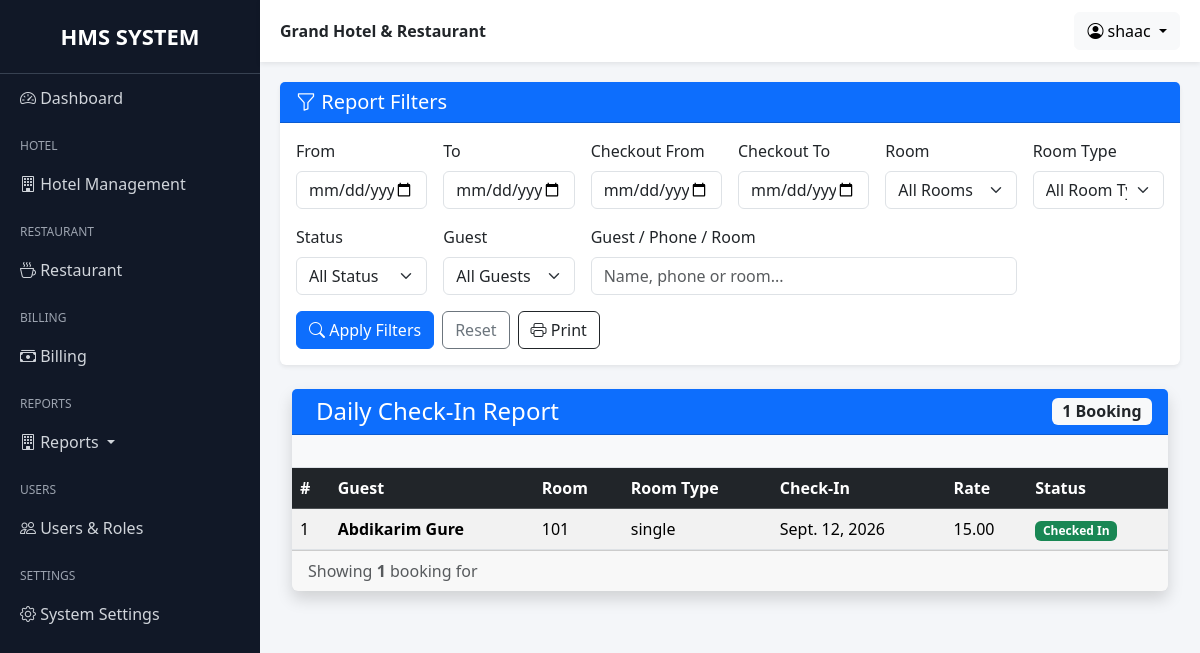
Page /grand/reports/daily-checkins/ (signed in) on the committed database.
### hotel/models.py (models this page shows, shortened)
class Booking(models.Model):
    BOOKING_STATUS = (
        ("reserved", "Reserved"),
        ("checked_in", "Checked In"),
        ("checked_out", "Checked Out"),
        ("cancelled", "Cancelled"),
    )
    guest = models.ForeignKey(Guest, on_delete=models.PROTECT)
    room = models.ForeignKey(Room, on_delete=models.PROTECT)
    check_in = models.DateField()
    check_out = models.DateField(blank=True, null=True)
    status = models.CharField(max_length=20, default="checked_in")
    with_ac = models.BooleanField(default=False)
    room_price = models.DecimalField(max_digits=8, decimal_places=2, blank=True, null=True)
    actual_check_in_at = models.DateTimeField(null=True, blank=True)
    actual_check_out_at = models.DateTimeField(null=True, blank=True)
    late_checkout_approved = models.BooleanField(default=False)
    late_checkout_charge = models.DecimalField(max_digits=8, decimal_places=2, default=Decimal("0.00"))
    created = models.DateTimeField(auto_now_add=True)
    created_by = models.ForeignKey(User, on_delete=models.SET_NULL, null=True, blank=True)
    updated = models.DateTimeField(auto_now=True)
    updated_by = models.ForeignKey(
        User, on_delete=models.SET_NULL, null=True, blank=True,
        related_name="booking_updated_by"
    )

class Guest(models.Model):
    first_name = models.CharField(max_length=100)
    last_name = models.CharField(max_length=100)
    phone = models.CharField(max_length=20)
    email = models.EmailField(blank=True, null=True)
    address = models.CharField(max_length=200, blank=True)
    created = models.DateTimeField(auto_now_add=True, blank=True, null=True)
    created_by = models.ForeignKey(User, on_delete=models.SET_NULL, null=True, blank=True)
    def __str__(self):
        return f"{self.first_name} {self.last_name}"

class Room(models.Model):
    ROOM_TYPES = (
        ("single", "Single"),
        ("double", "Double"),
        ("suite", "Suite"),
    )
    ROOM_STATUS = (
        ("available", "Available"),
        ("reserved", "Reserved"),
        ("occupied", "Occupied"),
        ("cleaning", "Cleaning"),
        ("maintenance", "Maintenance"),
        ("out_of_order", "Out of Order"),
    )
    number = models.IntegerField(unique=True)
    room_type = models.CharField(max_length=20, choices=ROOM_TYPES)
    price = models.DecimalField(max_digits=8, decimal_places=2)
    price_with_ac = models.DecimalField(max_digits=8, decimal_places=2)
    is_available = models.BooleanField(default=True)
    status = models.CharField(max_length=20, choices=ROOM_STATUS, default="available")
    created = models.DateTimeField(auto_now_add=True, blank=True, null=True)
    created_by = models.ForeignKey(User, on_delete=models.SET_NULL, null=True, blank=True)
    def __str__(self):
        return f"{self.number}"

### reports/views.py (the view)
class DailyCheckInsReportView(HotelReportBase):
    template_name = "reports/hotel/daily_checkins.html"
    def get_context_data(self, **kwargs):
        c = super().get_context_data(**kwargs)
        form, qs = self.filtered_bookings()
        c.update({"form": form, "bookings": qs.order_by("-check_in", "room__number")})
        return c

### accounts/mixins.py (called while the page is built)
    def dispatch(self, request, *args, **kwargs):
        if not request.user.is_authenticated:
            return redirect("login")
        if not hasattr(request.user, "userprofile"):
            return redirect("no_permission")
        if request.user.userprofile.role not in self.allowed_roles:
            return redirect("no_permission")
        return super().dispatch(request, *args, **kwargs)

### reports/views.py (called while the page is built, shortened)
    def filtered_bookings(self):
        form = ReportFilterForm(self.request.GET or None)
        qs = Booking.objects.select_related("guest", "room").prefetch_related("room_stays")
        return form, qs.distinct()

### templates/reports/hotel/daily_checkins.html (shortened to what this page needs)
{% extends "base.html" %}
{% block content %}
{% include "reports/includes/report_filter.html" %}
<div class="container-fluid">
    <div class="card shadow border-0">
        <div class="card-header bg-primary text-white">
            <div class="d-flex justify-content-between align-items-center">
                <h4 class="mb-0">
                    Daily Check-In Report
                </h4>
                <span class="badge bg-light text-dark fs-6">
                    {{ bookings|length }} Booking{{ bookings|length|pluralize }}
                </span>
            </div>
        </div>
        <div class="card-body border-bottom bg-light">
        </div>
        <div class="card-body p-0">
            <div class="table-responsive">
                <table class="table table-hover table-striped align-middle mb-0">
                    <thead class="table-dark">
                        <tr>
                            <th>#</th>
                            <th>Guest</th>
                            <th>Room</th>
                            <th>Room Type</th>
                            <th>Check-In</th>
                            <th>Rate</th>
                            <th>Status</th>
                        </tr>
                    </thead>
                    <tbody>
                        {% for booking in bookings %}
                        <tr>
                            <td>{{ forloop.counter }}</td>
                            <td>
                                <strong>
                                    {{ booking.guest }}
                                </strong>
                            </td>
                            <td>
                                {{ booking.room.number }}
                            </td>
                            <td>
                                {{ booking.room.room_type }}
                            </td>
                            <td>
                                {{ booking.check_in }}
                            </td>
                            <td>
                                {{ booking.room_price }}
                            </td>
                            <td>
                                {% if booking.status == "checked_in" %}
                                    <span class="badge bg-success">
                                        Checked In
                                    </span>
                                {% elif booking.status == "checked_out" %}
                                    <span class="badge bg-secondary">
                                        Checked Out
                                    </span>
                                {% else %}
                                    <span class="badge bg-danger">
                                        Cancelled
                                    </span>
                                {% endif %}
                            </td>
                        </tr>
                        {% endfor %}
                    </tbody>
                </table>
            </div>
        </div>
        <div class="card-footer text-muted">
            Showing
            <strong>{{ bookings|length }}</strong>
            booking{{ bookings|length|pluralize }}
            {% if start_date == end_date %}
                for <strong>{{ start_date }}</strong>
            {% else %}
                from <strong>{{ start_date }}</strong>
                to <strong>{{ end_date }}</strong>
            {% endif %}
        </div>
    </div>
</div>
{% endblock %}

### templates/base.html (shortened to what this page needs)
{% load static %}
<!DOCTYPE html>
<html lang="en">
<head>
    <link
        href="https://cdn.jsdelivr.net/npm/bootstrap@5.3.3/dist/css/bootstrap.min.css"
        rel="stylesheet">
    <link
        rel="stylesheet"
        href="https://cdn.jsdelivr.net/npm/bootstrap-icons@1.11.3/font/bootstrap-icons.min.css">
</head>
<body>
<div class="sidebar"
     id="sidebar">
    <div class="logo">
        HMS SYSTEM
    </div>
    <a href="">
        <i class="bi bi-speedometer2"></i>
        Dashboard
    </a>
    <div class="menu-title">
        Hotel
    </div>
    <a data-bs-toggle="collapse"
       href="#hotelMenu">
        <i class="bi bi-building"></i>
        Hotel Management
    </a>
    <div class="menu-title">
        Restaurant
    </div>
    <a data-bs-toggle="collapse"
       href="#restaurantMenu">
        <i class="bi bi-cup-hot"></i>
        Restaurant
    </a>
    <div class="menu-title">
        Billing
    </div>
    <a data-bs-toggle="collapse"
       href="#billingMenu">
        <i class="bi bi-cash-stack"></i>
        Billing
    </a>
    <div class="menu-title">Reports</div>
    <a class="dropdown-toggle" data-bs-toggle="collapse" href="#reportMenu">
        <i class="bi bi-building"></i>
        Reports
    </a>
    <div class="menu-title">
        Users
    </div>
    <a data-bs-toggle="collapse"
       href="#usersMenu">
        <i class="bi bi-people"></i>
        Users & Roles
    </a>
    <div class="menu-title">
        Settings
    </div>
    <a href="">
        <i class="bi bi-gear"></i>
        System Settings
    </a>
</div>
<div class="main-content">
    <div class="topbar d-flex justify-content-between align-items-center">
        <div>
            <strong>
                Grand Hotel & Restaurant
            </strong>
        </div>
        <div class="dropdown">
            <button class="btn btn-light dropdown-toggle"
                    data-bs-toggle="dropdown">
                <i class="bi bi-person-circle"></i>
                {{ request.user }}
            </button>
        </div>
    </div>
    <div class="page-content">
        {% block content %}
        {% endblock %}
    </div>
</div>
</body>
</html>

### templates/base.html (style rules this page uses)
body { overflow-x: hidden; background: #f4f6f9; }
.sidebar { width: 260px; min-height: 100vh; background: #111827; position: fixed; top: 0; left: 0; overflow-y: auto; overflow-x: hidden; scrollbar-width:thin; }
.sidebar .logo { padding: 20px; font-size: 22px; font-weight: bold; text-align: center; color: #fff; border-bottom: 1px solid #374151; }
.sidebar a { color: #d1d5db; text-decoration: none; display: block; padding: 12px 20px; transition: 0.3s; }
.sidebar .menu-title { color: #9ca3af; font-size: 12px; text-transform: uppercase; padding: 15px 20px 5px; }
.main-content { margin-left: 260px; min-height: 100vh; }
.topbar { background: white; padding: 12px 20px; box-shadow: 0 2px 5px rgba(0,0,0,0.08); position: sticky; top: 0; z-index: 1000; }
.page-content { padding: 20px; }

### rows in the picture
Booking: guest "Abdikarim Gure", room.number "101", room.room_type "single", check_in "Sept. 12, 2026", room_price "15.00", status "Checked In"

### other values in the picture
{{ request.user }} "shaac"
{{ bookings|length }} "1"
